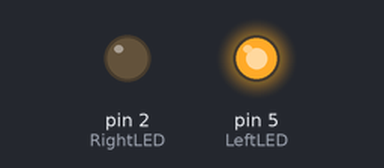
A sketch run on a simulated Arduino Uno, built with avr-gcc and run on an emulated ATmega328P. On the bench: output pins drawn as LEDs (lit = HIGH).

Above: at 0.1 s.
At 2.65 s:
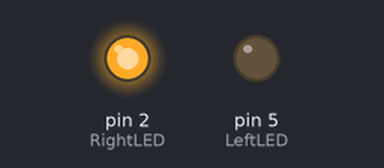
At 5.1 s:
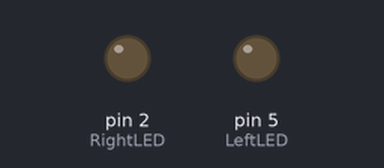
Timing chart, 0 to 5.4 s (numbered marks = the images above):
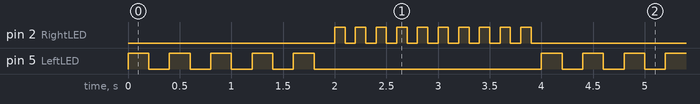

Measured:
- by itself, pin 2 (RightLED): repeats every 4.0 s: 9 × (LOW 0.10 s, HIGH 0.10 s), LOW 2.1 s, HIGH 0.10 s
- by itself, pin 5 (LeftLED): repeats every 4.0 s: 4 × (LOW 0.20 s, HIGH 0.20 s), LOW 2.2 s, HIGH 0.20 s

The sketch:

forExample.ino
```cpp
/*
  For example
  blinks left LED for nleft counts, then right LED for nright
*/

int LeftLED = 5;
int RightLED = 2;

void setup() {
  pinMode(LeftLED, OUTPUT);
  pinMode(RightLED, OUTPUT);
}

void loop() {
  int nLeft = 5;
  int nRight = 10;
  for (int k = 0; k < nLeft; k++) {
    digitalWrite(LeftLED, HIGH);
    delay(200);
    digitalWrite(LeftLED, LOW);
    delay(200);
  }
  for (int k = 0; k < nRight; k++) {
    digitalWrite(RightLED, HIGH);
    delay(100);
    digitalWrite(RightLED, LOW);
    delay(100);
  }
}
```
